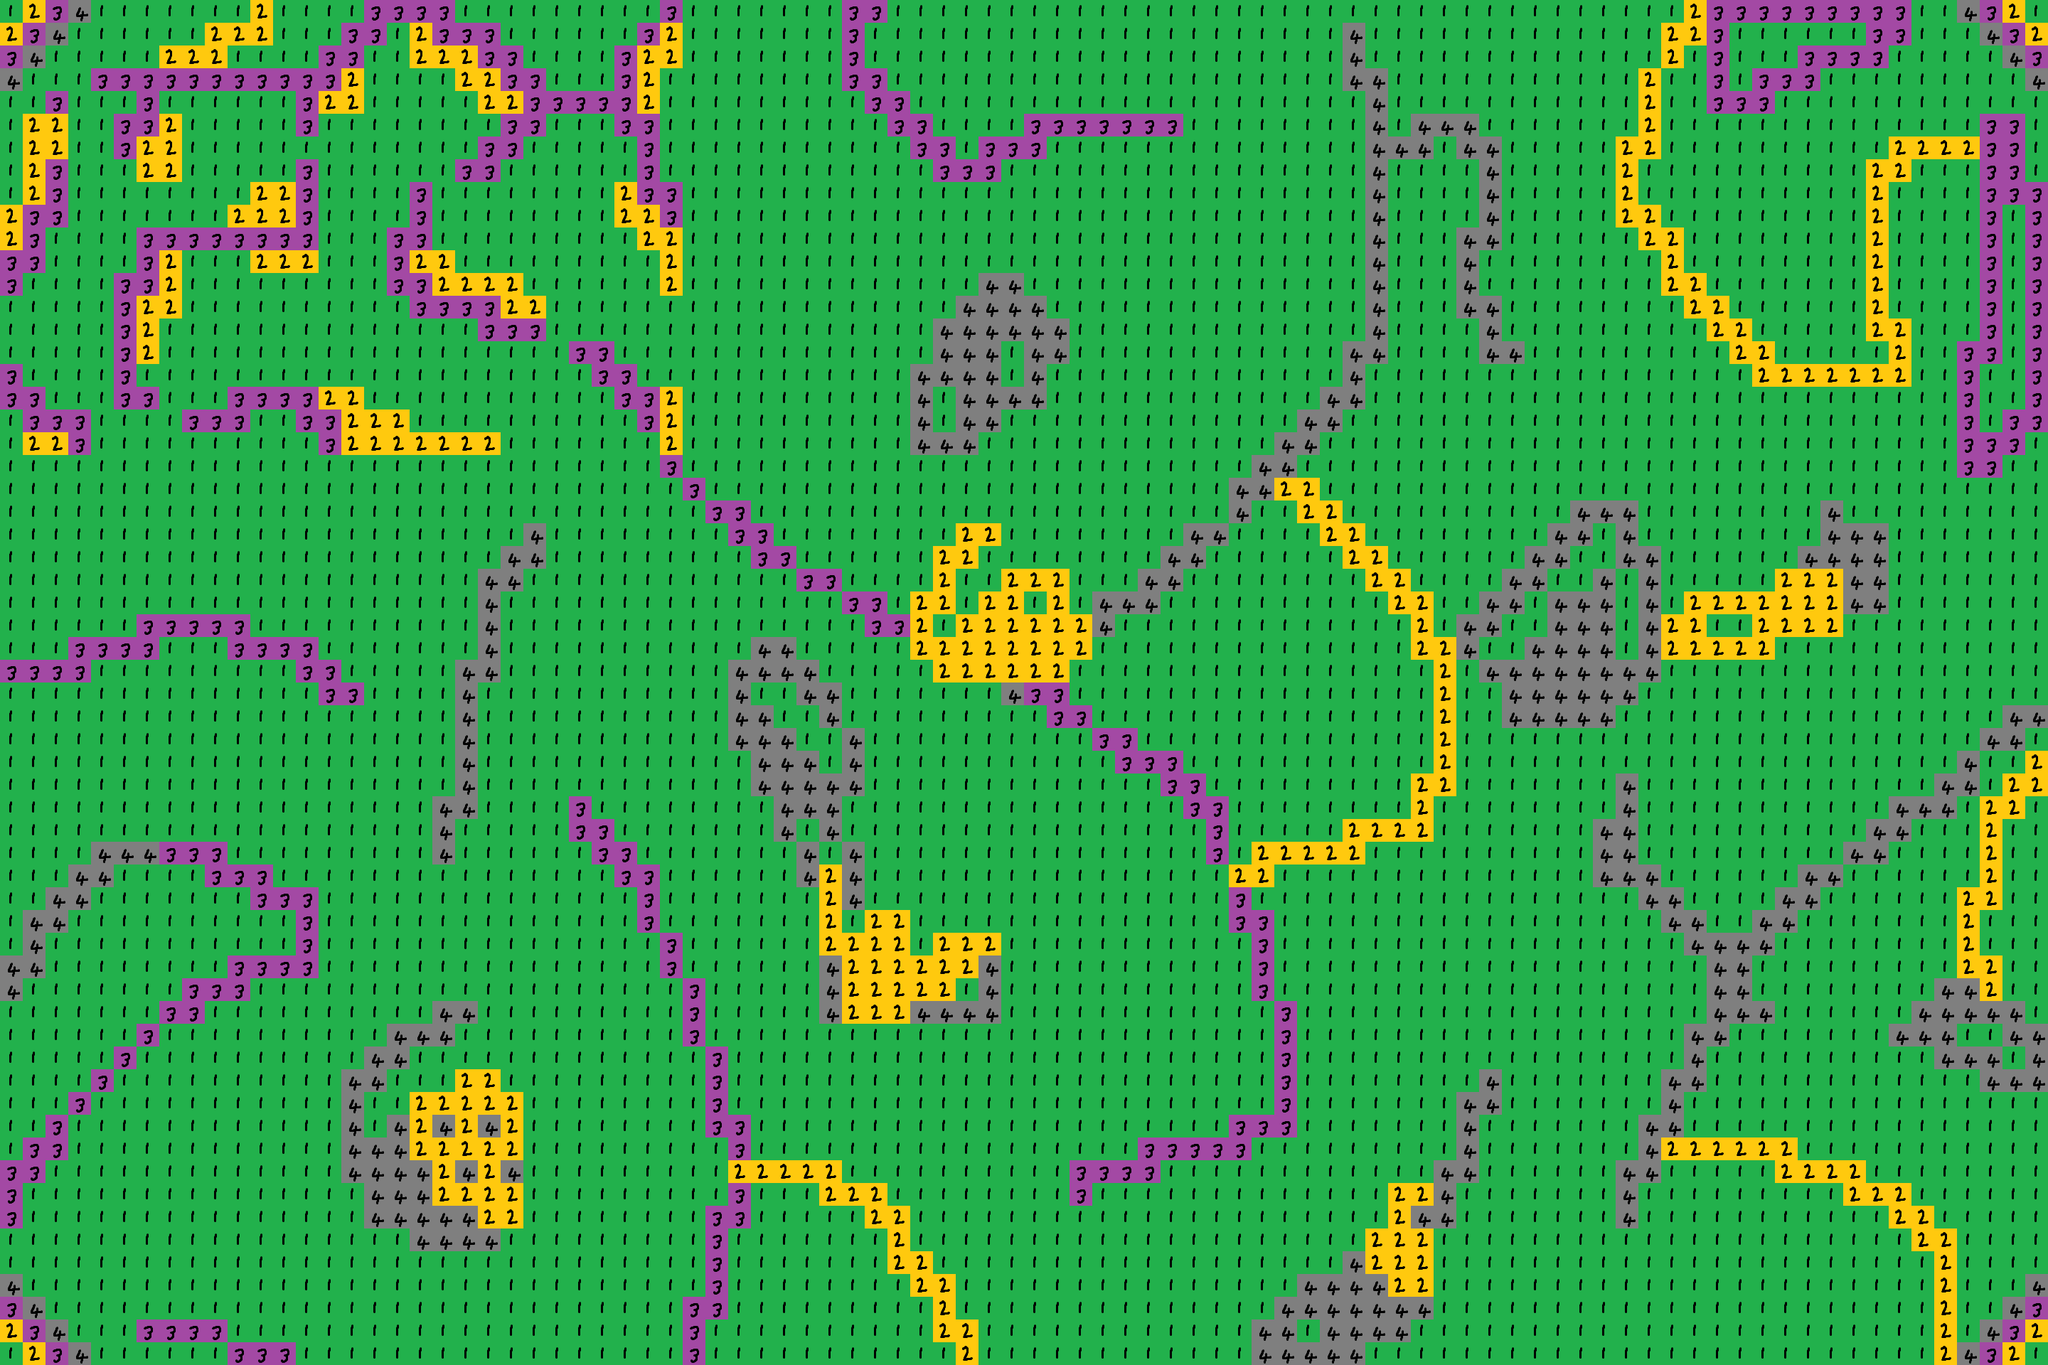

Tiled map render using the project's own tile images. Description and the map definition, with tile-layer contents summarised, below:
An orthogonal 90x60 tile map with 32x32 px tiles, 1 tile layer (Tile Layer 1).

<map version="1.10" tiledversion="1.10.2" orientation="orthogonal" renderorder="right-down" width="90" height="60" tilewidth="32" tileheight="32" infinite="0" nextlayerid="2" nextobjectid="1">
 <tileset firstgid="1" source="test tileset.tsx" />
 <layer id="1" name="Tile Layer 1" width="90" height="60">
  <data>[5400 cells, 5400 non-empty, 4 distinct tile ids]</data>
 </layer>
</map>
